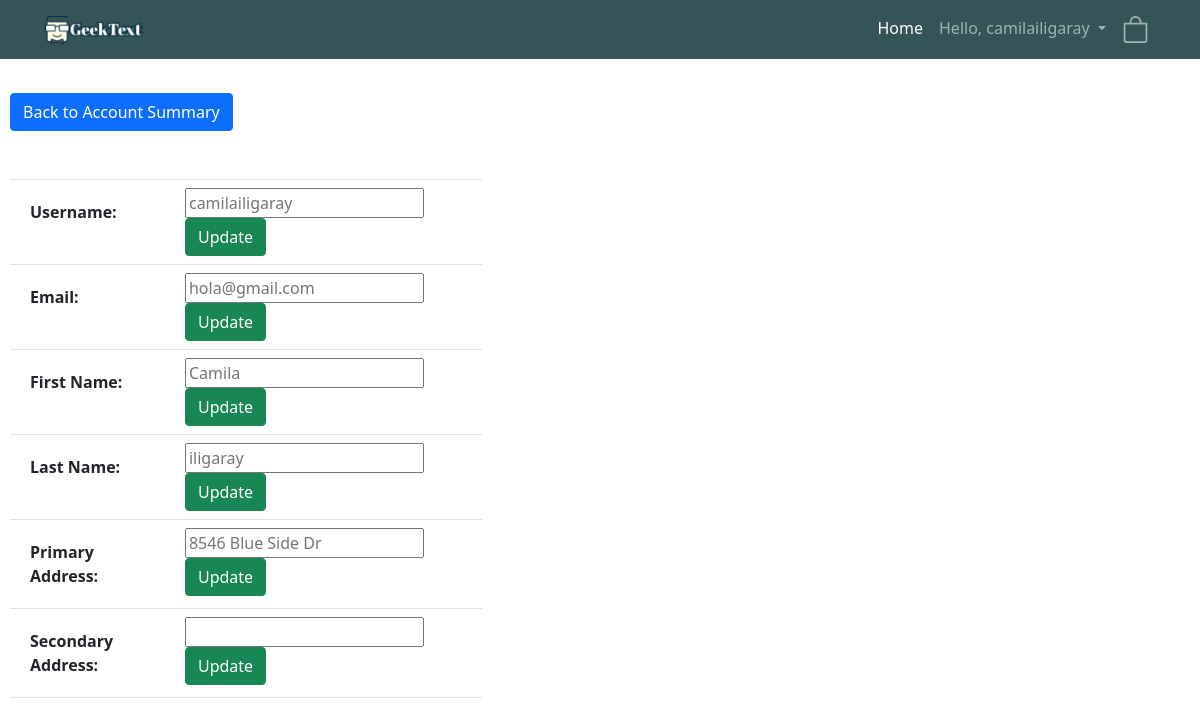
/register/edit (signed in), run on an earlier commit of the app's database.
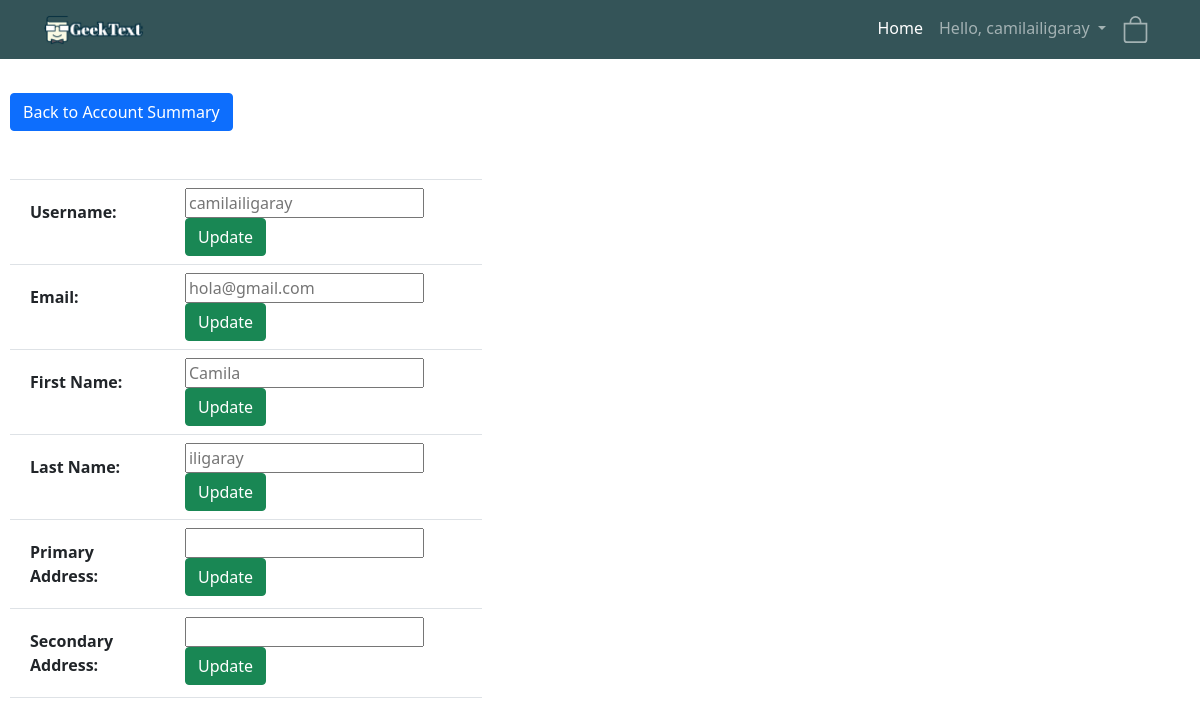
And on a later commit of the database.
### register/models.py (models this page shows, shortened)
class Profile(models.Model):
    user = models.OneToOneField(User, on_delete=models.CASCADE, related_name="profile", null=True)
    address = models.CharField(max_length=200)
    homeAddress = models.CharField(max_length=200)
    wishlistCounter = models.IntegerField(default=0)
    def createprofile(sender, instance, created, **kwargs):
        if created:
            userid = instance.id
            Profile.objects.create(user=instance, id=userid)
            ShoppingCart.objects.create(user=instance, id=userid)
            print('Profile and Shopping Cart Created!')
    post_save.connect(createprofile, sender=User)

### register/views.py (the view)
# urls.py: path("edit", views.edit, name="edit"),
def edit(response):
    userid = response.user.id
    profile = Profile.objects.get(id=userid)
    user = response.user
    return render(response, "registration/edit_profile.html", {"user": user, "profile": profile})

### register/templates/registration/edit_profile.html (shortened to what this page needs)
{% extends "onlinelibrary/base.html" %}
{% load crispy_forms_tags %}
{% block content %}
<br>
<button onclick="window.location.href='http://127.0.0.1:8000/register/account';" type="button" class="btn btn-primary">
    Back to Account Summary
</button>
<br>
<br>
<br>
<table id="table_summary" class="table">
    <tr>
        <th>Username:</th>
        <td>
            <form method="POST" action="{% url 'edit_username' %}">
                <input id="username", type = "text", name="username", placeholder="{{user.username}}">
                <button type="submit", class="btn btn-success">Update</button>
            </form>
        </td>
    </tr>
    <tr>
        <th>Email:</th>
        <td>
            <form method="POST" action="{% url 'edit_email' %}">
                <input id="email", type = "text", name="email", placeholder="{{user.email}}">
                <button type="submit", name = "emailbutton",  class="btn btn-success">Update</button>
            </form>
        </td>
    </tr>
    <tr>
        <th>First Name:</th>
        <td>
            <form method="POST" action="{% url 'edit_first_name' %}">
                <input id="firstname", type = "text", name="firstname", placeholder="{{user.first_name}}">
                <button type="submit", name = "firstnamebutton",  class="btn btn-success">Update</button>
            </form>
        </td>
    </tr>
    <tr>
        <th>Last Name:</th>
        <td>
            <form method="POST" action="{% url 'edit_last_name' %}">
                <input id="lastname", type = "text", name="lastname", placeholder="{{user.last_name}}">
                <button type="submit", name = "lastnamebutton",  class="btn btn-success">Update</button>
            </form>
        </td>
    </tr>
    <tr>
        <th>Primary Address:</th>
        <td>
            <form method="POST" action="{% url 'edit_home_address' %}">
                <input id="homeaddress", type = "text", name="homeaddress", placeholder="{{profile.homeAddress}}">
                <button type="submit", name = "homeaddressbutton",  class="btn btn-success">Update</button>
            </form>
        </td>
    </tr>
    <tr>
        <th>Secondary Address:</th>
        <td>
            <form method="POST" action="{% url 'edit_address' %}">
                <input id="address", type = "text", name="address", placeholder="{{profile.address}}">
                <button type="submit", name = "addressbutton",  class="btn btn-success">Update</button>
            </form>
        </td>
    </tr>
</table>
{% endblock %}

What changed in the data, as far as the page shows it:
no longer on this page (row edited): Profile: homeaddress "8546 Blue Side Dr"
